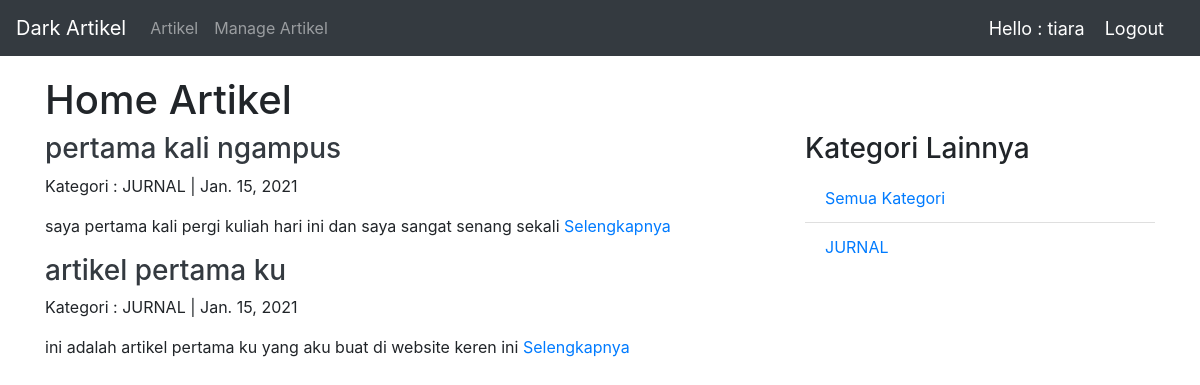
The app's page /penulis/ (signed in) with its own data.
### artikel/models.py (models this page shows, shortened)
class Artikel(models.Model):
    judul = models.CharField(max_length=200,null=True)
    isi = models.TextField(null=True)
    KATEGORI_TYPE = (
        ('JURNAL','Jurnal'),
        ('GOSIP','Gosip'),
        ('TRAVELING','Traveling'),
    )
    kategori = models.CharField(null=True, blank=True, choices=KATEGORI_TYPE,max_length=200)
    penulis = models.ForeignKey(Penulis,null=True,on_delete=models.SET_NULL)
    slug = models.SlugField(blank=True, editable=False)
    published = models.DateTimeField(auto_now_add=True, null=True)
    updated = models.DateTimeField(auto_now=True, null=True)

### penulis/decorators.py (the view)
        def wrapper_func(request, *args, **kwargs):
            group = None
            if request.user.groups.exists():
                group = request.user.groups.all()[0].name
            if group in allowed_roles:
                return view_func(request, *args, **kwargs)
            else:
                return HttpResponse('<script>alert("You are not authorized in this page");</script>')

### penulis/views.py (called while the page is built)
@login_required(login_url='penulis:login')
@allowed_user(allowed_roles=['penulis'])
def home(request):
    artikel = request.user.penulis.artikel_set.all().order_by('-published')
    kategorilist = request.user.penulis.artikel_set.values_list('kategori',flat=True).distinct()
    context = {
        'page_title':'Home Artikel',
        'artikel':artikel,
        'kategorilist':kategorilist,
    }
    return render(request,'penulis/penulis_artikel_home.html',context)

### penulis/templates/penulis/penulis_artikel_home.html (shortened to what this page needs)
{% extends 'basepenulis.html' %}
{% block content %}
    <h1>{{page_title}}</h1>
    <div class="row">
        <div class="col-md-8">
            {% for dataartikel in artikel %}
                <h3><a class="text-dark" href="#">{{dataartikel.judul}}</a></h3>
                <p>Kategori : {{dataartikel.kategori}} | {{dataartikel.published|date}}</p>
                <p>{{dataartikel.isi|truncatewords:20}} <a href="{% url 'penulis:detail_artikel' dataartikel.slug %}">Selengkapnya</a></p>
            {% endfor %}
        </div>
        <div class="col-sm">
            <h3>Kategori Lainnya</h3>
            <ul class="list-group list-group-flush">
                <li class="list-group-item">
                    <a href="#">Semua Kategori</a>
                </li>
                {% for datakategori in kategorilist %}
                    <li class="list-group-item">
                        <a href="#">{{datakategori}}</a>
                    </li>
                {% endfor %}
            </ul>
        </div>
    </div>
{% endblock content %}

### templates/navbarpenulis.html (shortened to what this page needs)
<nav class="navbar navbar-expand-lg navbar-dark bg-dark">
    <a class="navbar-brand" href="#">Dark Artikel</a>
    <div class="collapse navbar-collapse" id="navbarNav">
      <ul class="navbar-nav">
          <li class="nav-item">
            <a class="nav-link" href="{% url 'penulis:home' %}">Artikel</a>
          </li>
        <li class="nav-item">
          <a class="nav-link" href="{% url 'penulis:manage' %}">Manage Artikel</a>
        </li>
      </ul>
    </div>
    <span class="hello-msg">Hello : {{request.user}}</span>
    <span><a href="{% url 'penulis:logout' %}" class="hello-msg">Logout</a></span>
  </nav>

### templates/navbarpenulis.html (style rules this page uses)
.hello-msg { font-size: 18px; color: #fff; margin-right: 20px; }

### records on screen
Artikel: judul "pertama kali ngampus", kategori "JURNAL", published "Jan. 15, 2021", isi "saya pertama kali pergi kuliah hari ini dan saya sangat senang sekali"
Artikel: judul "artikel pertama ku", kategori "JURNAL", published "Jan. 15, 2021", isi "ini adalah artikel pertama ku yang aku buat di website keren ini"

### other values on screen
{{ request.user }} "tiara"
{{ page_title }} "Home Artikel"
{{ datakategori }} "JURNAL"
